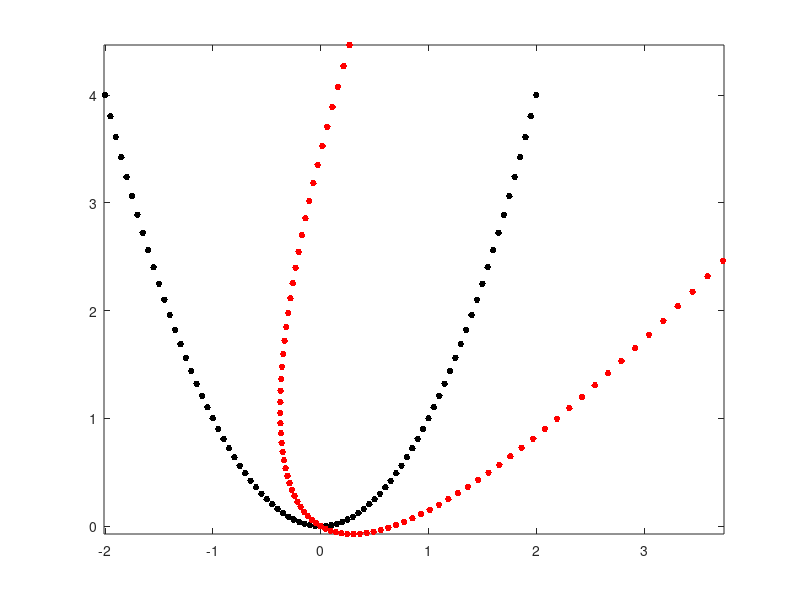

Recreate this plot in MATLAB.
% Anastasiya Protasov, CMOR220, Fall 2023, "similar" curves
% week9_DistanceBetweenTwoCurvesExample.m
% Script to show an example of how to compute a distance between two
% list of input: none
% list of output: none
% Last Modified: October 19, 2022
%% part 1: a rotation
D = [-2:0.05:2; (-2:0.05:2).^2]; % these points are on a parabola
plot(D(1,:), D(2,:), 'k.', 'MarkerSize',15)
pause
theta = pi/6; % angle of rotation
rot = [cos(theta) sin(theta); -sin(theta) cos(theta)]; % rotation matrix
Drot = rot*D; % rotate the parabola
hold on
plot(Drot(1,:), Drot(2,:),'r.','MarkerSize', 15)
axis equal
hold off
%% part 2: removing the rotation
E = D*Drot';
[U,~,V] = svd(E);
det(U*V')
pause
F = D - U*V'*Drot;
norm(F,'fro')